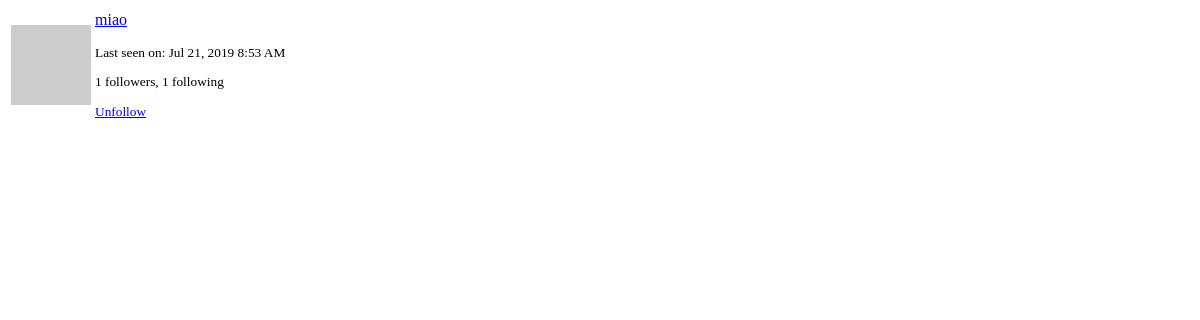
Before: /user/miao/popup (signed in) with the older database file.
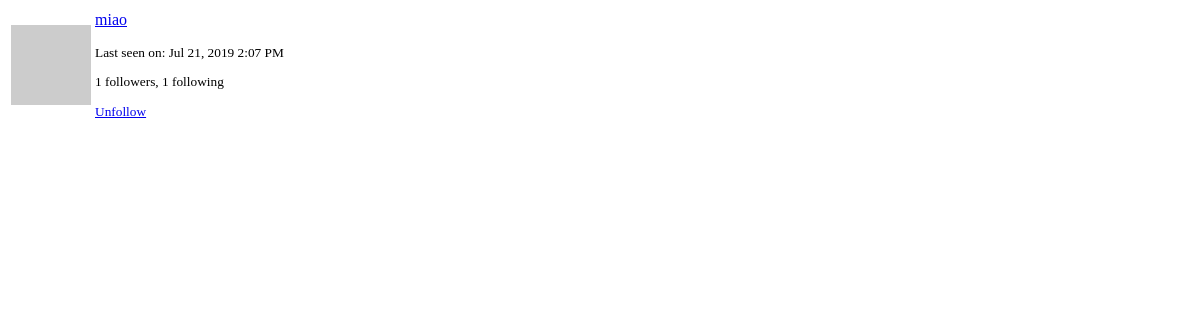
After: the same page with the newer database file.
### app/models.py (models this page shows, shortened)
class User(UserMixin, db.Model):
    id = db.Column(db.Integer, primary_key=True)  # 字段 id ，主键
    username = db.Column(db.String(64), index=True, unique=True)  # unique表示唯一的
    email = db.Column(db.String(120), index=True, unique=True)
    password_hash = db.Column(db.String(128))
    about_me = db.Column(db.String(140))
    last_seen = db.Column(db.DateTime, default=datetime.utcnow)  # 注意datetime.utcnow不要写成datetime.utcnow()
    posts = db.relationship('Post', backref='author', lazy='dynamic')
    followed = db.relationship(
        'User', secondary=followers,
        primaryjoin=(followers.c.follower_id == id),
        secondaryjoin=(followers.c.followed_id == id),
        backref=db.backref('followers', lazy='dynamic'), lazy='dynamic')
    messages_sent = db.relationship('Message',
                                    foreign_keys='Message.sender_id',
                                    backref='author',
                                    lazy='dynamic')
    messages_received = db.relationship('Message',
                                        foreign_keys='Message.recipient_id',
                                        backref='recipient',
                                        lazy='dynamic')
    last_message_read_time = db.Column(db.DateTime)
    notifications = db.relationship('Notification', backref='user',
                                    lazy='dynamic')
    def avatar(self, size):
        digest = md5(self.email.lower().encode('utf-8')).hexdigest()  # md5(b'miao@email.com').hexdigest()获取字符串的md5值
        return 'https://www.gravatar.com/avatar/{}?d=identicon&s={}'.format(digest, size)
    def is_following(self, user):
        return self.followed.filter(followers.c.followed_id == user.id).count() > 0

### app/main/routes.py (the view)
@bp.route('/user/<username>/popup')
@login_required
def user_popup(username):
    user = User.query.filter_by(username=username).first_or_404()
    return render_template('user_popup.html', user=user)

### app/main/routes.py (called while the page is built)
@bp.before_app_request
def before_request():
    if current_user.is_authenticated:  # 当前用户是否已经登录
        current_user.last_seen = datetime.utcnow()
        db.session.commit()  # 不需要db.session.add()这句，因为当前用户已经存在数据库里了，当前用户是查询得到的
        g.search_form = SearchForm()
    g.locale = str(get_locale())

### app/models.py (called while the page is built)
@login.user_loader
def load_user(id):
    return User.query.get(int(id))

    @classmethod
    def before_commit(cls, session):  # 在事务提交发生之前
        session._changes = {
            'add': list(session.new),
            'update': list(session.dirty),
            'delete': list(session.deleted)
        }

    @classmethod
    def after_commit(cls, session):  # 在事务提交发生之后
        for obj in session._changes['add']:
            if isinstance(obj, SearchableMixin):
                add_to_index(obj.__tablename__, obj)
        for obj in session._changes['update']:
            if isinstance(obj, SearchableMixin):
                add_to_index(obj.__tablename__, obj)
        for obj in session._changes['delete']:
            if isinstance(obj, SearchableMixin):
                remove_from_index(obj.__tablename__, obj)
        session._changes = None

### app/templates/user_popup.html (shortened to what this page needs)
<table class="table">
    <tr>
        <td width="64" style="border: 0px;"><img src="{{ user.avatar(64) }}"></td>
        <td style="border: 0px;">
            <p>
                <a href="{{ url_for('main.user', username=user.username) }}">
                    {{ user.username }}
                </a>
            </p>
            <small>
                {% if user.last_seen %}
                    <p>{{ _('Last seen on') }}:
                        {{ moment(user.last_seen).format('lll') }}</p>
                {% endif %}
                <p>{{ _('%(count)d followers', count=user.followers.count()) }},
                    {{ _('%(count)d following', count=user.followed.count()) }}</p>
                {% if user != current_user %}
                    {% if not current_user.is_following(user) %}
                        <a href="{{ url_for('main.follow', username=user.username) }}">
                            {{ _('Follow') }}
                        </a>
                    {% else %}
                        <a href="{{ url_for('main.unfollow', username=user.username) }}">
                            {{ _('Unfollow') }}
                        </a>
                    {% endif %}
                {% endif %}
            </small>
        </td>
    </tr>
</table>

Changed rows visible on the page:
changed User "miao": last_seen "Jul 21, 2019 8:53 AM" → "Jul 21, 2019 2:07 PM"
